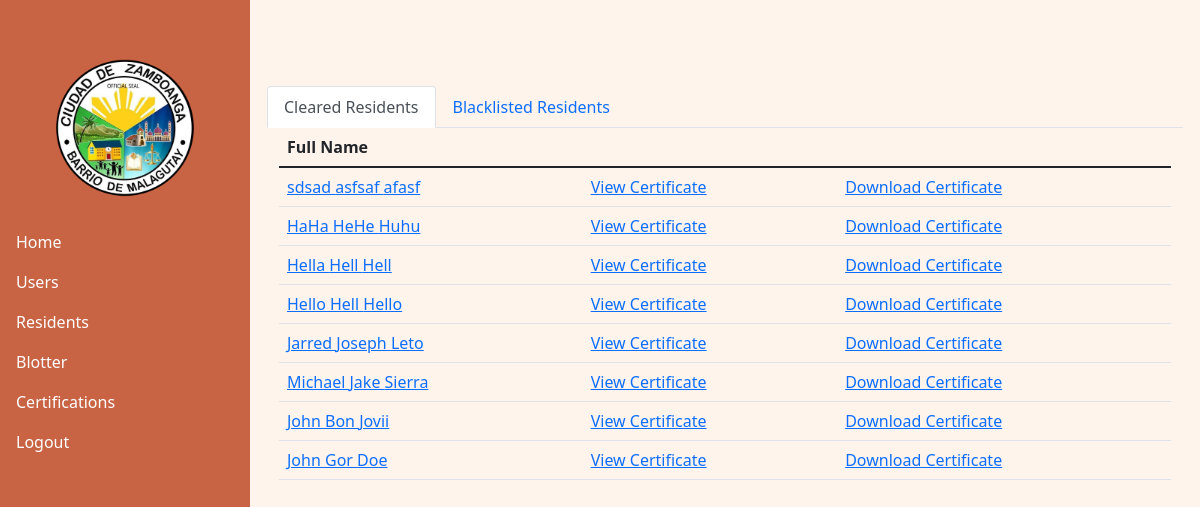
Before: /resident_list/ with the older database file.
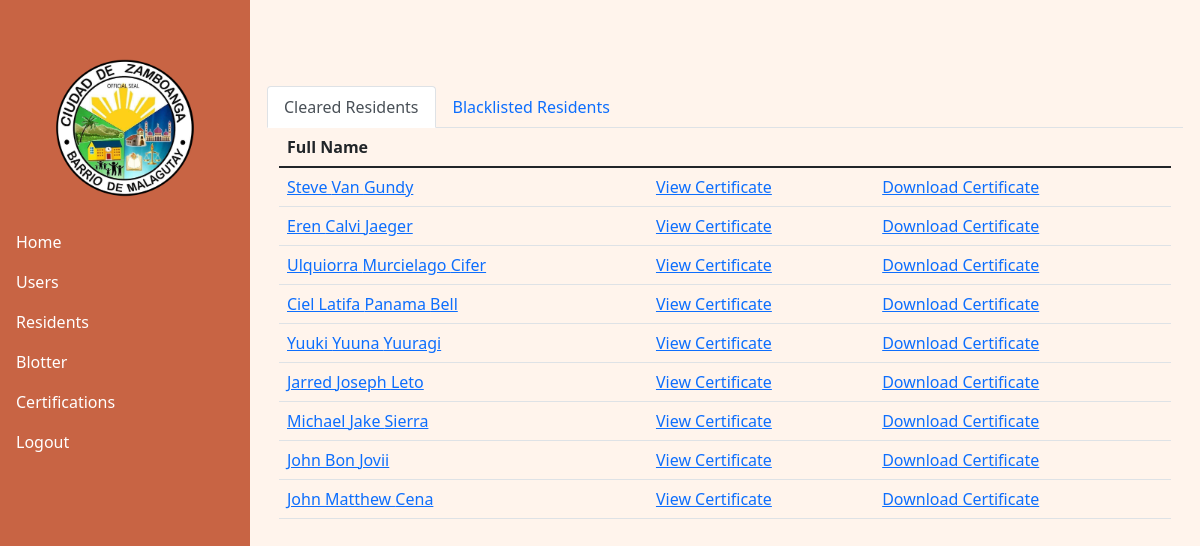
After: the same page with the newer database file.
### Resident/models.py (models this page shows, shortened)
class Resident (models.Model):
    pic = models.ImageField(null=True, blank = True, verbose_name="Profile Picture", upload_to= "images/")
    First_name = models.CharField(max_length=50)
    Last_name = models.CharField(max_length=50)
    Middle_name = models.CharField(max_length=50)
    Birthdate = models.DateField(auto_now_add=False, auto_now=False)
    Gender_choices = (
        ('Male','Male'),
        ('Female','Female')
        )
    Gender = models.CharField(max_length=100, choices=Gender_choices, default = "Not Specified")
    Contact = models.CharField(max_length=11)
    Cstatus_choices = (
        ('Single','Single'),
        ('Married','Married'),
        ('Divorced','Divorced'),
        ('Separated','Separated'),
        ('Widowed','Widowed'),
        )
    Marital_status = models.CharField(max_length=100, choices = Cstatus_choices, default = "")
    Citizenship = models.CharField(max_length=100)
    Religion = models.CharField(max_length=100)
    Occupation = models.CharField(max_length=100)
    Vac_choices = (
        ('Vaccinated','Vaccinated'),
        ('Non-Vaccinated','Non-Vaccinated')
    )
    Vaccination = models.CharField(max_length=100, choices = Vac_choices, verbose_name="Vaccination Status", default="")
    Address = models.TextField(max_length=250, verbose_name="Street Address")
    Blacklisted = models.BooleanField(default = False)
    created_date = models.DateTimeField(auto_now_add=True)
    modified_date = models.DateTimeField(auto_now=True)

### Certification/views.py (the view)
# urls.py: path('resident_list/',resident_list,name="resident_list"),
def resident_list(request):
    Resident_obj = Resident.objects.all()
    Resident_cleared = Resident.objects.filter(Blacklisted = False)
    Resident_blacklisted = Resident.objects.filter(Blacklisted = True)
    context = {
        'Resident_cleared': Resident_cleared,
        'Resident_blacklisted': Resident_blacklisted
    }
    return render(request, "certification/barangay_clearance.html",context = context)

### templates/certification/barangay_clearance.html (shortened to what this page needs)
{% extends 'base.html' %}
{%  load static %}
{% block content %}
<div class="container-fluid">
    <nav>
        <div class="nav nav-tabs" role="tablist">
            <button class = "nav-link active" data-bs-toggle="tab" data-bs-target="#residentlist"
            type="button" role="tab" aria-controls="nav-home" id = "clearedlist" aria-selected="true">Cleared Residents</button>
            <button class = "nav-link" data-bs-toggle="tab" data-bs-target="#blacklist" id="blacklisted"
            type="button" role="tab" aria-controls="nav-profile" aria-selected="true">Blacklisted Residents</button>
        </div>
    </nav>
    <div class="tab-content">
        <div class="tab-pane fade show active" id="residentlist" role="tabpanel" aria-labelledby="clearedlist">
            <div class="container-fluid">
                <table class="table">
                    <thead>
                        <tr>
                        <th>Full Name</th>
                        </tr>
                    </thead>
                    <tbody>
                        {% for res in Resident_cleared reversed%}
                        <tr>
                            <td><a href="{% url 'resident_profile' res.id %}">{{ res.First_name }} {{ res.Middle_name}}  {{res.Last_name}}</a></td>
                            <td><a href ="#">View Certificate</a></td>
                            <td><a href="{% url 'certificate' res.pk %}">Download Certificate</a></td>
                        </tr>
                         {% endfor %}
                    </tbody>
                </table>
            </div>
        </div>
        </div>
    </div>
{%  endblock content %}

Changed rows visible on the page:
added Resident: First_name "Steve", Middle_name "Van", Last_name "Gundy"
changed Resident: First_name "sdsad" → "Eren"; Middle_name "asfsaf" → "Calvi"; Last_name "afasf" → "Jaeger"
changed Resident: First_name "HaHa" → "Ulquiorra"; Middle_name "HeHe" → "Murcielago"; Last_name "Huhu" → "Cifer"
changed Resident: First_name "Hella" → "Ciel Latifa"; Middle_name "Hell" → "Panama"; Last_name "Hell" → "Bell"
changed Resident: First_name "Hello" → "Yuuki"; Middle_name "Hell" → "Yuuna"; Last_name "Hello" → "Yuuragi"
changed Resident: Middle_name "Gor" → "Matthew"; Last_name "Doe" → "Cena"
